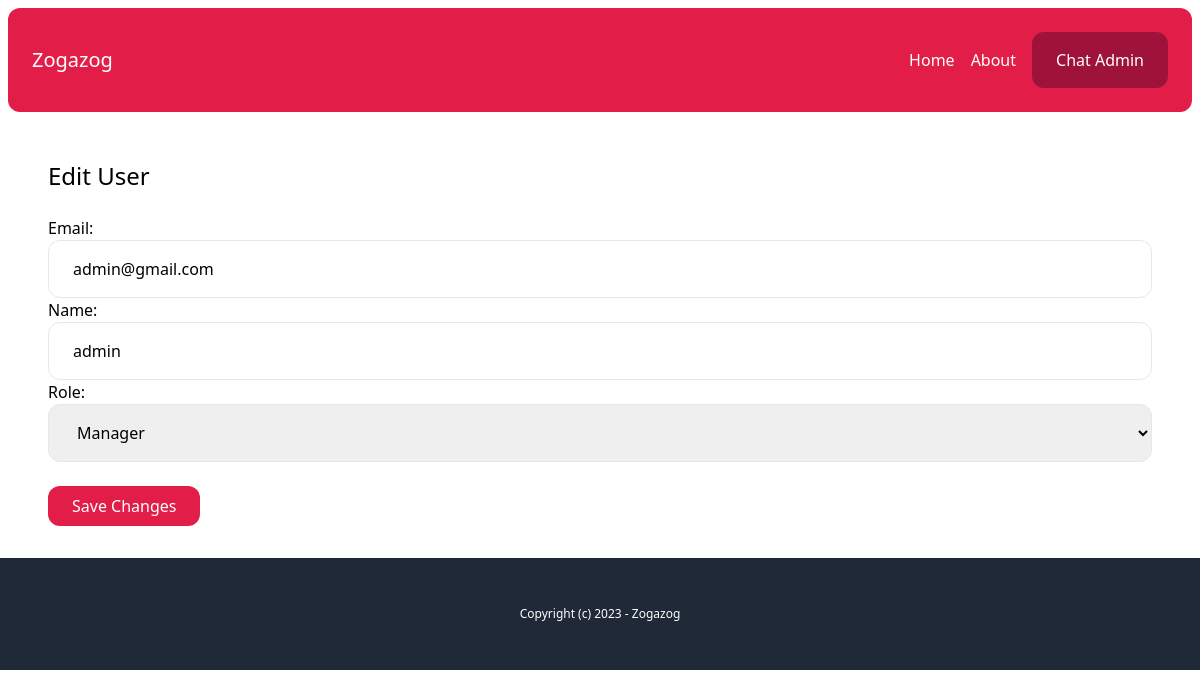
Page /chat-admin/cbce1697-8eda-44c3-9503-21407e4a131d/edit/ (signed in) on the committed database.
### account/models.py (models this page shows)
class User(AbstractBaseUser, PermissionsMixin):
    AGENT = 'agent'
    MANAGER = 'manager'
    ROLES_CHOICES = (
        (AGENT, 'Agent'),
        (MANAGER, 'Manager'),
    )
    id = models.UUIDField(primary_key=True, default=uuid.uuid4, editable=False)
    email = models.EmailField(unique=True)
    name = models.CharField(max_length=255, blank=True, default='')
    role = models.CharField(max_length=20, choices=ROLES_CHOICES, default=AGENT)
    is_active = models.BooleanField(default=True)
    is_superuser = models.BooleanField(default=False)
    is_staff = models.BooleanField(default=False)
    date_joined = models.DateTimeField(default=timezone.now)
    last_login = models.DateTimeField(blank=True, null=True)
    objects = CustomUserManager()
    USERNAME_FIELD = 'email'
    EMAIL_FIELD = 'email'
    REQUIRED_FIELDS = ['name']

### chat/views.py (the view)
# urls.py: path('chat-admin/<uuid:uuid>/edit/', views.edit_user, name="edit_user"),
@login_required
def edit_user(request,uuid):
    if request.user.has_perm('user.edit_user'):
        user = User.objects.get(pk=uuid)
        form = EditUserForm(instance=user)
        if request.method == 'POST':
            form = EditUserForm(request.POST, instance=user)
            if form.is_valid():
                form.save()
                messages.success(request, "The changes was saved!")
                return redirect('chat:chat-admin')
        return render(request, 'chat/edit_user.html', {'user':user,'form': form})
    else:
        messages.error(request, "You don\'t have access to edit users!")
        return redirect('chat:chat-admin')

### account/forms.py
class EditUserForm(forms.ModelForm):
    class Meta:
        model = User
        fields = ('email', 'name', 'role',)
        widgets = {
            'email': forms.TextInput(attrs={
                'class': 'w-full py-4 px-6 rounded-xl border'
            }),
            'name': forms.TextInput(attrs={
                'class': 'w-full py-4 px-6 rounded-xl border'
            }),
            'role': forms.Select(attrs={
                'class': 'w-full py-4 px-6 rounded-xl border'
            })
        }

### chat/templates/chat/edit_user.html (shortened to what this page needs)
{% extends "core/base.html" %}
{% load static %}
{% block content %}
    <h1 class="text-2xl mb-6 mt-6">Edit User</h1>
    <form action="." method="post">
        {{form.as_p}}
        <button class="inline-block mt-6 py-2 px-6 bg-rose-600 text-white rounded-xl">Save Changes</button>
    </form>
{% endblock content %}

### rows in the picture
User: email "admin@gmail.com", name "admin", role "Manager"
